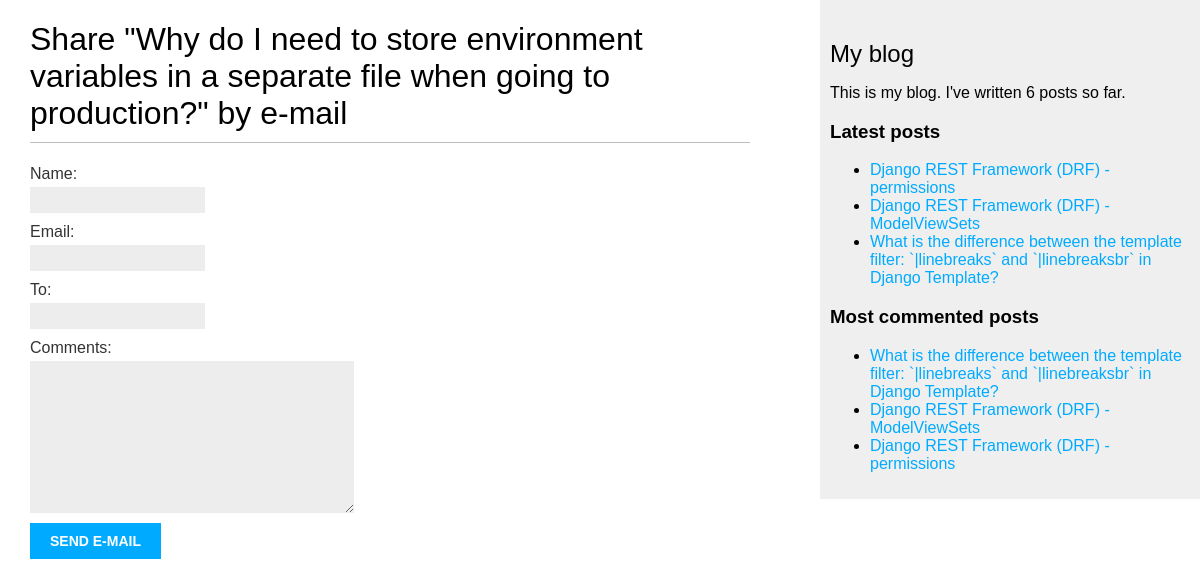
/blog/2/share/, run on the app's committed database.
### blog/models.py (models this page shows, shortened)
class Post(models.Model):
    class Status(models.TextChoices):
        DRAFT = "DF", "Draft"
        PUBLISHED = "PB", "Published"
    title = models.CharField(max_length=250)
    slug = models.SlugField(max_length=250, unique_for_date="publish")
    body = models.TextField()
    publish = models.DateTimeField(default=timezone.now)
    created = models.DateTimeField(auto_now_add=True)
    updated = models.DateTimeField(auto_now=True)
    status = models.CharField(max_length=2, choices=Status, default=Status.DRAFT)
    author = models.ForeignKey(
        "account.User", on_delete=models.CASCADE, related_name="blog_posts"
    )
    tags = TaggableManager()
    objects = models.Manager()  # The default manager.
    published = PublishedManager()  # Our custom manager.
    class Meta:
        ordering = ["-publish"]
        indexes = [
            models.Index(fields=["publish"]),
        ]
    def get_absolute_url(self):
        return reverse(
            "blog:post_detail",
            args=[self.slug],
        )

### blog/views.py (the view)
# urls.py: path("<int:post_id>/share/", views.post_share, name="post_share"),
def post_share(request, post_id):
    post = get_object_or_404(Post, pk=post_id, status=Post.Status.PUBLISHED)
    sent = False
    if request.method == "POST":
        form = EmailPostForm(request.POST)
        if form.is_valid():
            cleaned_data = form.cleaned_data
            post_url = request.build_absolute_url(post.get_absolute_url())
            subject = (
                f"{cleaned_data['name']} ({cleaned_data['email']})"
                f"recommends you read {post.title}"
            )
            message = (
                f"Read {post.title} at {post_url}\n\n"
                f"{cleaned_data['name']}'s comments: {cleaned_data['comments']}"
            )
            send_mail(
                subject=subject,
                message=message,
                from_email=None,
                recipient_list=[cleaned_data["to"]],
            )
            sent = True
    else:
        form = EmailPostForm()
    return render(
        request, "post/share.html", {"post": post, "form": form, "sent": sent}
    )

### blog/forms.py
class EmailPostForm(forms.Form):
    name = forms.CharField(max_length=25)
    email = forms.EmailField()
    to = forms.EmailField()
    comments = forms.CharField(required=False, widget=forms.Textarea)

### blog/models.py (called while the page is built)
    def get_queryset(self):
        return super().get_queryset().filter(status=Post.Status.PUBLISHED)

### blog/templatetags/blog_tags.py (called while the page is built)
@register.simple_tag
def total_posts():
    return Post.published.count()

@register.simple_tag
def get_most_commented_posts(count=5):
    return Post.published.annotate(total_comments=Count("comments")).order_by(
        "total_comments"
    )[:count]

@register.inclusion_tag("post/latest_posts.html")
def show_latest_posts(count=5):
    latest_posts = Post.published.order_by("-publish")[:count]
    return {"latest_posts": latest_posts}

### blog/templates/post/share.html (shortened to what this page needs)
{% extends "base.html" %}
{% block content %}
  {% if sent %}
    <h1>E-mail successfully sent</h1>
    <p>"{{ post.title }}" was successfully sent to {{ form.cleaned_data.to }}.</p>
  {% else %}
    <h1>Share "{{ post.title }}" by e-mail</h1>
    <form method="post">
      {{ form.as_p }}
      <input type="submit" value="Send e-mail">
    </form>
  {% endif %}
{% endblock %}

### core/templates/base.html (shortened to what this page needs)
{% load static blog_tags %}
<!DOCTYPE html>
<html lang="en">
<head>
  <link href="{% static 'styles.css' %}" rel="stylesheet">
</head>
<body>
  <div id="content">
    {% block content %}
    {% endblock %}
  </div>
  <div id="sidebar">
    <h2>My blog</h2>
    <p>This is my blog. I've written {% total_posts %} posts so far.</p>
    <h3>Latest posts</h3>
    {% show_latest_posts 3 %}
    <h3>Most commented posts</h3>
    {% get_most_commented_posts 3 as most_commented_posts %}
    <ul>
      {% for post in most_commented_posts %}
        <li>
          <a href="{{ post.get_absolute_url }}">{{ post.title }}</a>
        </li>
      {% endfor %}
    </ul>
  </div>
</body>
</html>

### blog/templates/post/latest_posts.html
<ul>
  {% for post in latest_posts %}
  <li>
    <a href="{{ post.get_absolute_url }}">{{ post.title }}</a>
  </li>
  {% endfor %}
</ul>

### core/static/styles.css (style rules this page uses)
body { margin:0; padding:0; font-family:helvetica, sans-serif; }
a { color:#00abff; text-decoration:none; }
h1 { font-weight:normal; border-bottom:1px solid #bbb; padding:0 0 10px 0; }
h2 { font-weight:normal; margin:30px 0 0; }
#content { float:left; width:60%; padding:0 0 0 30px; }
#sidebar { float:right; width:30%; padding:10px; background:#efefef; height:100%; }
label { float:left; clear:both; color:#333; margin-bottom:4px; }
input, textarea { clear:both; float:left; margin:0 0 10px; background:#ededed; border:0; padding:6px 10px; font-size:12px; }
input[type=submit] { font-weight:bold; background:#00abff; color:#fff; padding:10px 20px; font-size:14px; text-transform:uppercase; }

### data on the page
Post: title "Why do I need to store environment variables in a separate file when going to production?"
Post: title "Django REST Framework (DRF) - permissions"
Post: title "Django REST Framework (DRF) - ModelViewSets"
Post: title "What is the difference between the template filter: `|linebreaks` and `|linebreaksbr` in Django Template?"
